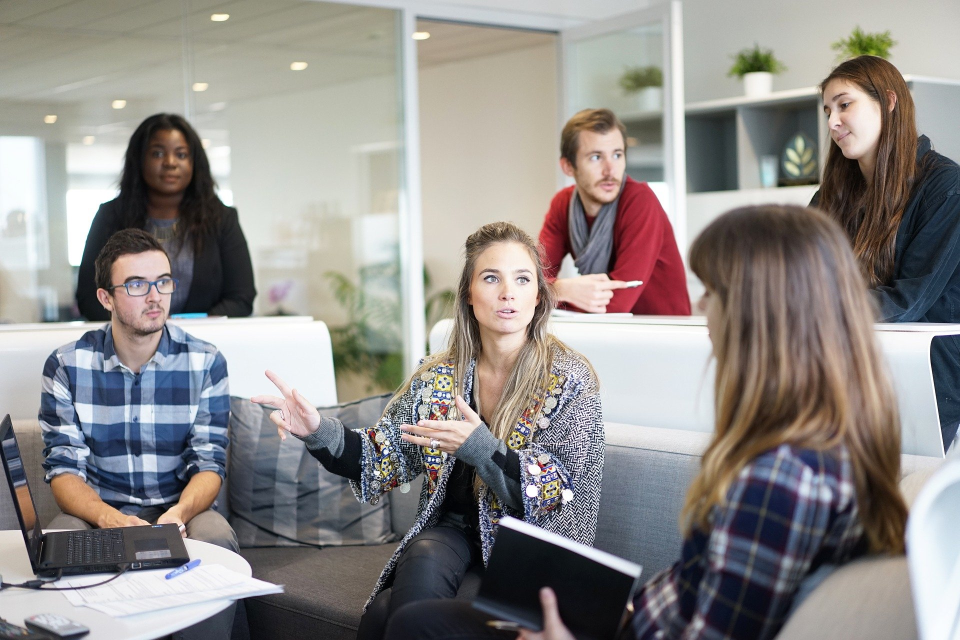
#> input picture 3 OpenCV와 머신러닝 - 이미지, 동영상/team.jpg, 1920 x 1280 px (shown at 1/2 size)
$ jupyter execute '얼굴검출 - 모자이크 처리.ipynb'
#> lines starting #> are read from the running program, lines starting #| are printed output that depends on the picture; after the words box and inside, x2 and y2 are one past the last pixel; in counts of white or black regions, pixels touching at a corner belong together
# 얼굴 검출하기

[cell 1]
import matplotlib.pyplot as plt
import cv2

[cell 2]
# 캐스 케이드 파일 지정해서 검출기 생성
cascade_file = "haarcascade_frontalface_alt.xml"
cascade = cv2.CascadeClassifier(cascade_file)

[cell 3]
# 이미지를 읽어들이고 그레이 스케일로 변환하기
img = cv2.imread("team.jpg")
#> img is the input picture: shape (1280, 1920, 3); mean B, G, R 136.9, 139, 142.8
img_gray = cv2.cvtColor(img, cv2.COLOR_BGR2GRAY)

[cell 4]
# 얼굴 인식하기
face_list = cascade.detectMultiScale(img_gray, minSize=(130, 130))
#> face_list = [[265, 249, 144, 144], [1142, 257, 142, 142], [929, 491, 170, 170], [226, 506, 151, 151]]

[cell 5]
# 결과 확인하기
if len(face_list) == 0:
    print("실패")
    quit()

[cell 6]
#인식한 부분 표시하기
for(x, y, w, h) in face_list:
    print("얼굴좌표 = ", x, y, w, h)
    red = (0, 0, 255)
    cv2.rectangle(img, (x, y), (x+w, y+h), red, thickness=20)
#> this loop made 4 passes
#| 얼굴좌표 =  265 249 144 144
#| 얼굴좌표 =  1142 257 142 142
#| 얼굴좌표 =  929 491 170 170
#| 얼굴좌표 =  226 506 151 151
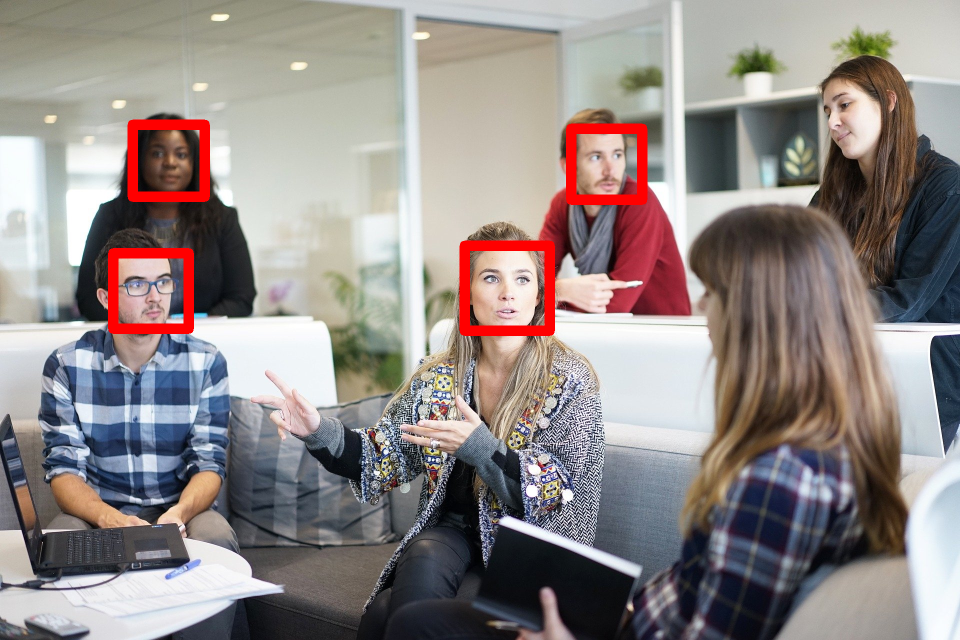
#> img: shape (1280, 1920, 3) (shown at 1/2 size); 2.05% of pixels changed, all inside (x1, y1, x2, y2) = (216, 239, 1295, 672)

[cell 7]
# 이미지 출력하기
cv2.imwrite("face-detect.png", img)
plt.imshow(cv2.cvtColor(img, cv2.COLOR_BGR2RGB))
plt.show()

# 모자이크 하기

[cell 8]
# 모자이크 함수 만들기
import cv2

def mosaic(img, rect, size):
    #모자이크 적용 부분 추출
#> called with rect = (50, 50, 1000, 1000), size = 10
    (x1, y1, x2, y2) = rect
    w = x2 - x1
    h = y2 - y1
    i_rect = img[y1:y2, x1:x2]
    #축소하기 확대하기
    i_small = cv2.resize(i_rect, (size,size))
    i_mos = cv2.resize(i_small, (w, h), interpolation=cv2.INTER_AREA)
    #모자이크 적용하기
    img2 = img.copy()
    img2[y1:y2, x1:x2] = i_mos
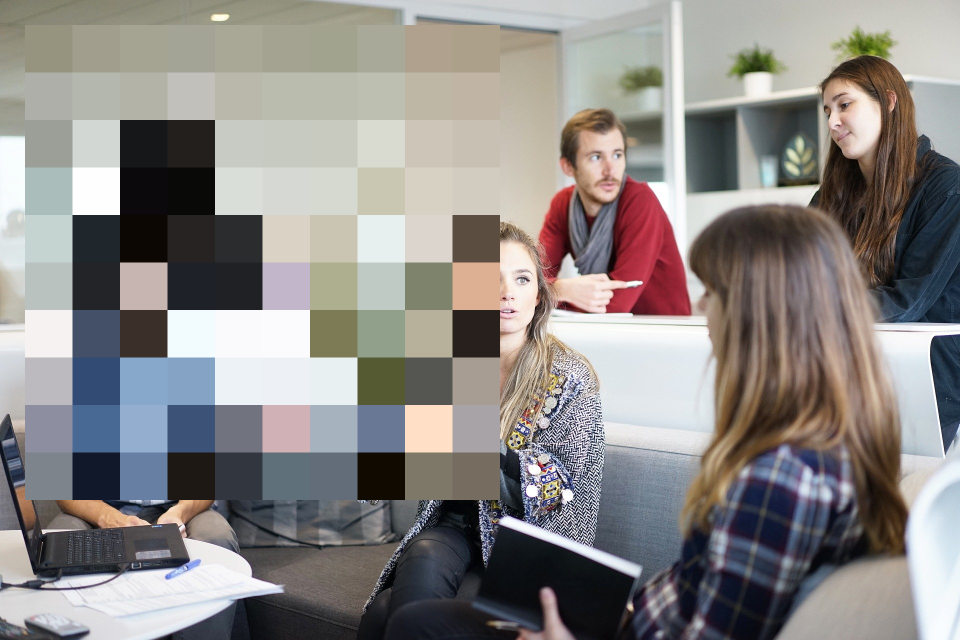
#> img2: shape (1280, 1920, 3) (shown at 1/2 size); mean B, G, R 134.3, 136.4, 139.8
    #print(img2)
    return img2

[cell 9]
import matplotlib.pyplot as plt
import cv2

# 이미지 읽어들이고 모자이크 처리하기
img = cv2.imread("team.jpg")
mos = mosaic(img, (50, 50, 1000, 1000), 10)

[cell 10]
# 이미지 출력하기
cv2.imwrite("mosaic-test.png", mos)
plt.imshow(cv2.cvtColor(mos, cv2.COLOR_BGR2RGB))
plt.show()

# 사람 얼굴에 자동으로 모자이크 처리하기

[cell 11]
import matplotlib.pyplot as plt
import cv2

# 캐스 케이드 파일 지정해서 검출기 생성
cascade_file = "haarcascade_frontalface_alt.xml"
cascade = cv2.CascadeClassifier(cascade_file)

# 이미지를 읽어들이고 그레이 스케일로 변환하기
img = cv2.imread("team.jpg")
img_gray = cv2.cvtColor(img, cv2.COLOR_BGR2GRAY)

# 얼굴 검출하기
face_list = cascade.detectMultiScale(img_gray, minSize=(130, 130))
if len(face_list) == 0: quit()

# 인식한 부분 모자이크 처리하기
for(x, y, w, h) in face_list:
    img = mosaic(img, (x, y, x+w, y+h), 10)
#> this loop made 4 passes
#> (x, y, x1 in mosaic, y1 in mosaic, x2 in mosaic, y2 in mosaic) on passes 1 to 4: (265, 249, 265, 249, 409, 393), (1142, 257, 1142, 257, 1284, 399), (929, 491, 929, 491, 1099, 661), (226, 506, 226, 506, 377, 657)
#> pass 1, in mosaic (call 2), `i_mos = cv2.resize(i_small, (w, h), interpolation=cv2.INTER_AREA)`:
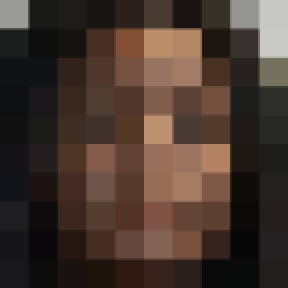
#> i_mos: shape (144, 144, 3) (shown 2 times larger); mean of channels 0, 1, 2 46.2, 54.9, 70.4; drawn as B, G, R
#> pass 2, in mosaic (call 3), `i_rect = img[y1:y2, x1:x2]`:
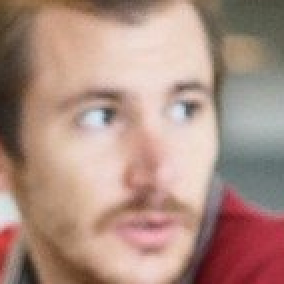
#> i_rect: shape (142, 142, 3) (shown 2 times larger); mean B, G, R 131, 142.7, 174.1

# 이미지 출력하기
cv2.imwrite("team-mosaic.png", img)
plt.imshow(cv2.cvtColor(img, cv2.COLOR_BGR2RGB))
plt.show()
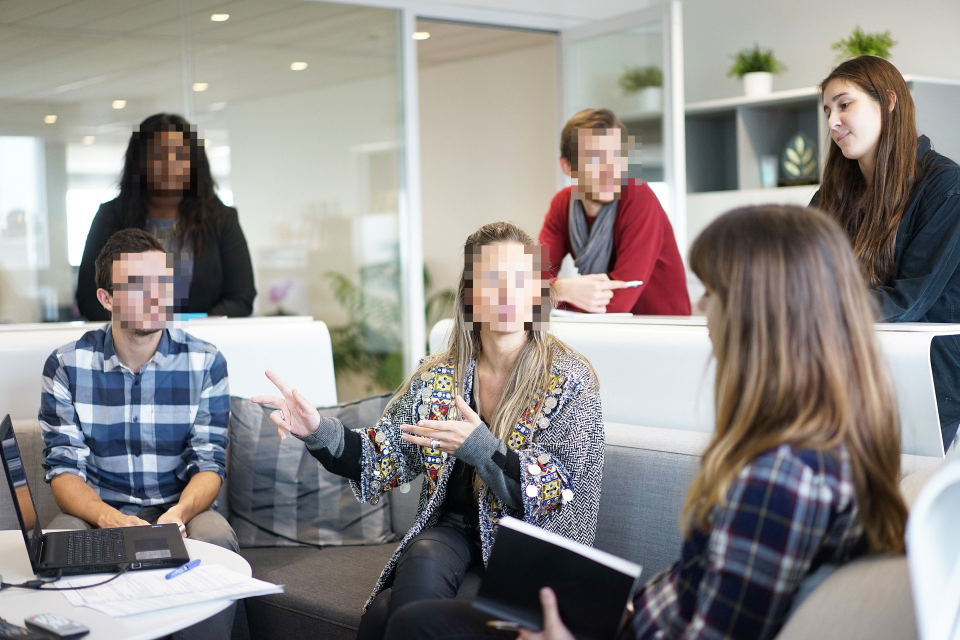
#> shown: shape (1280, 1920, 3) (shown at 1/2 size); mean R, G, B 142.9, 139.1, 136.9

# 회전 검출 테스트

[cell 12]
import matplotlib.pyplot as plt
import cv2
from scipy import ndimage

# 캐스 케이드 파일 지정해서 검출기 생성
cascade_file = "haarcascade_frontalface_alt.xml"
cascade = cv2.CascadeClassifier(cascade_file)

# 이미지를 읽어들이기
img = cv2.imread("team.jpg")

# 얼굴 검출하고 영역 표시하는 함수
def face_detect(img):
    img_gray = cv2.cvtColor(img, cv2.COLOR_BGR2GRAY)
    face_list = cascade.detectMultiScale(img_gray, minSize=(130, 130))
    # 인식한 영역 표시하기
    for(x, y, w, h) in face_list:
        print("얼굴좌표 = ", x, y, w, h)
        red = (0, 0, 255)
        cv2.rectangle(img, (x, y), (x+w, y+h), red, thickness=20)

# 여러 각도 이미지 만들고 테스트하기
for i in range(0, 9):
    ang = i * 10
    print("---"+str(ang)+"---")
    img_r = ndimage.rotate(img, ang)
    face_detect(img_r)
    plt.subplot(3, 3, i+1)
    plt.axis("off")
    plt.title("angle="+str(ang))
    plt.imshow(cv2.cvtColor(img_r, cv2.COLOR_BGR2RGB))
#> this loop made 9 passes
#> face_list in face_detect on pass 3: [[1059, 769, 171, 171]]
#> pass 2, in face_detect (call 2), `img_gray = cv2.cvtColor(img, cv2.COLOR_BGR2GRAY)`:
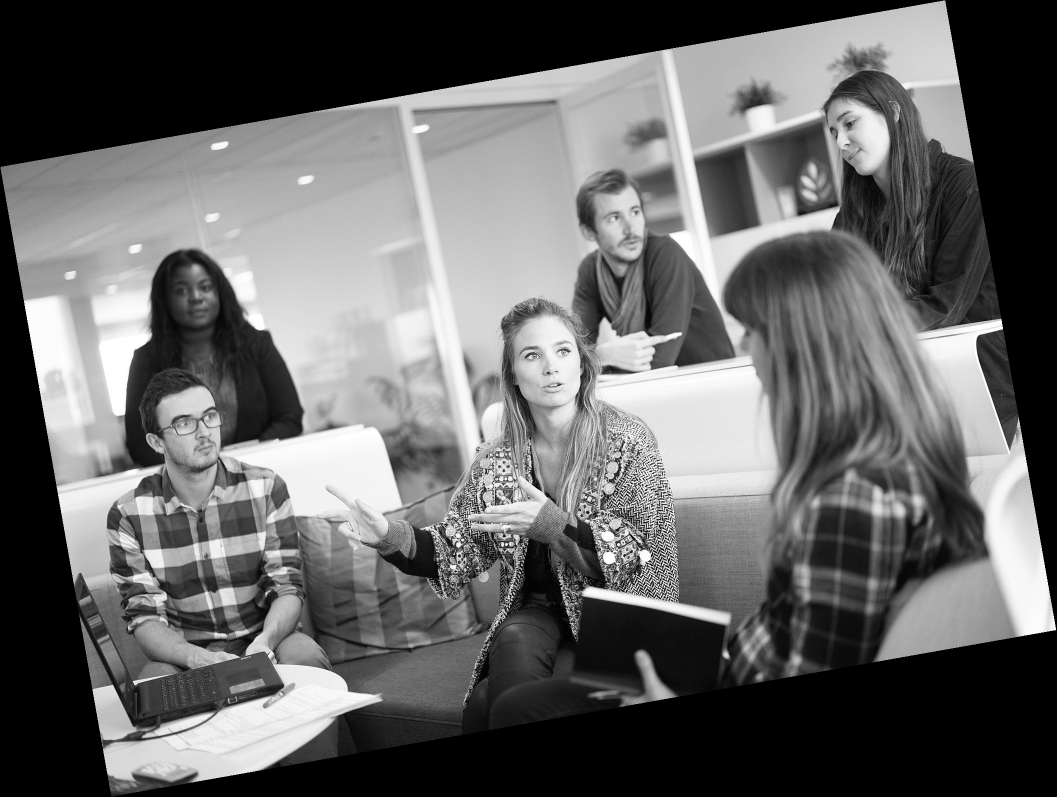
#> img_gray: shape (1594, 2113) (shown at 1/2 size); min 0, max 255, mean 101.9
#> pass 3, in face_detect (call 3), `img_gray = cv2.cvtColor(img, cv2.COLOR_BGR2GRAY)`:
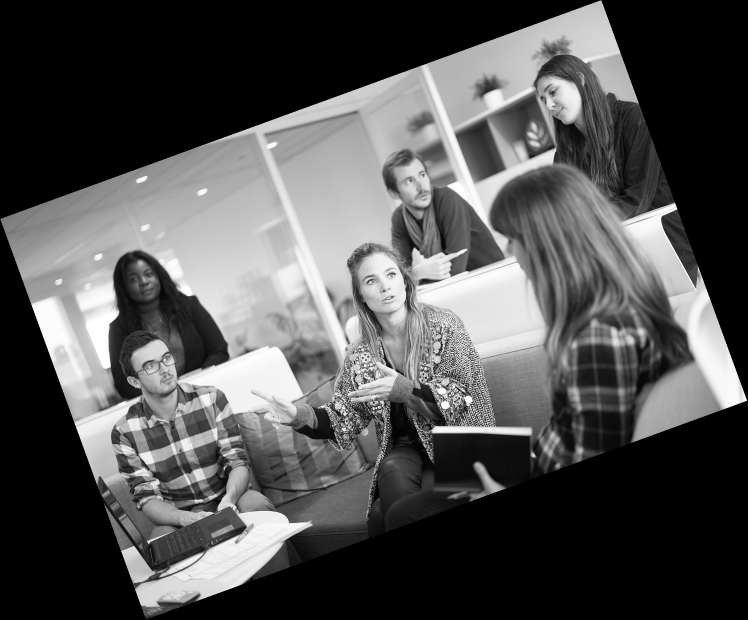
#> img_gray: shape (1859, 2242) (shown at 1/3 size); min 0, max 255, mean 82.4
#> after the loop:
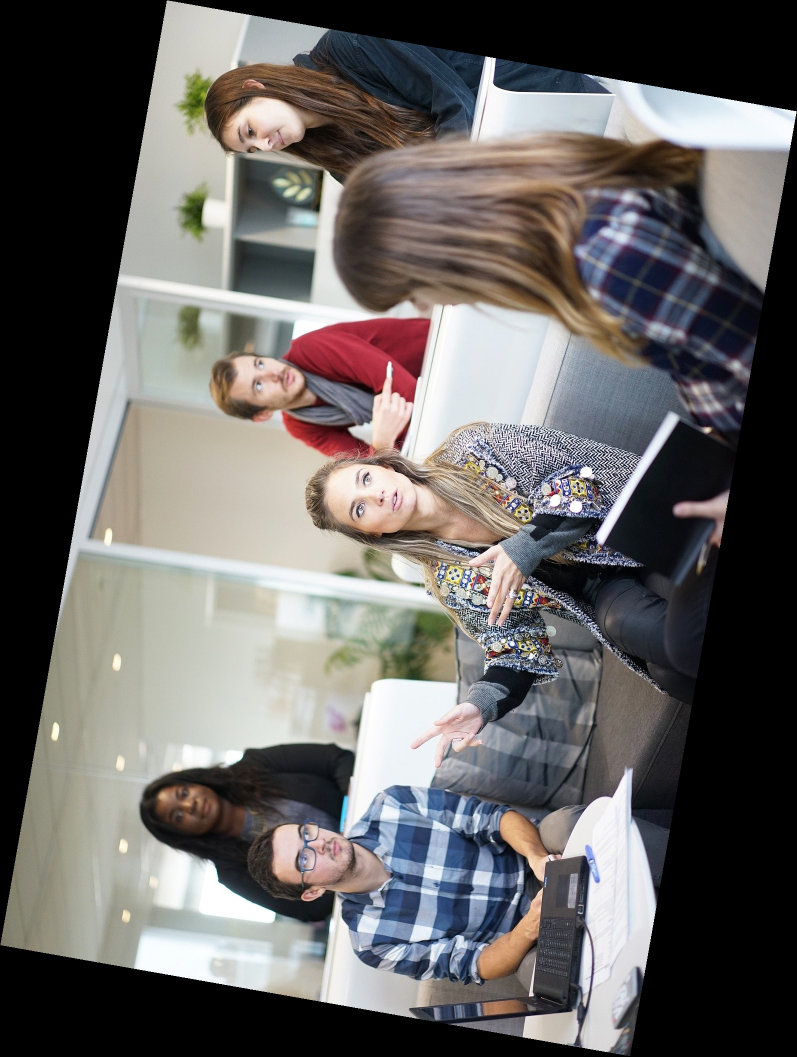
#> img_r: shape (2113, 1594, 3) (shown at 1/2 size); mean B, G, R 99.7, 101.3, 104.1
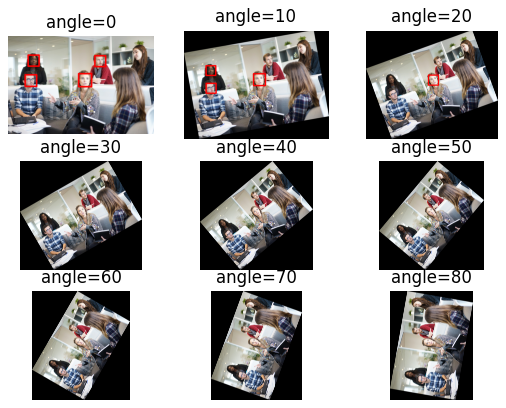
#> figure drawn by matplotlib, 9 panels
